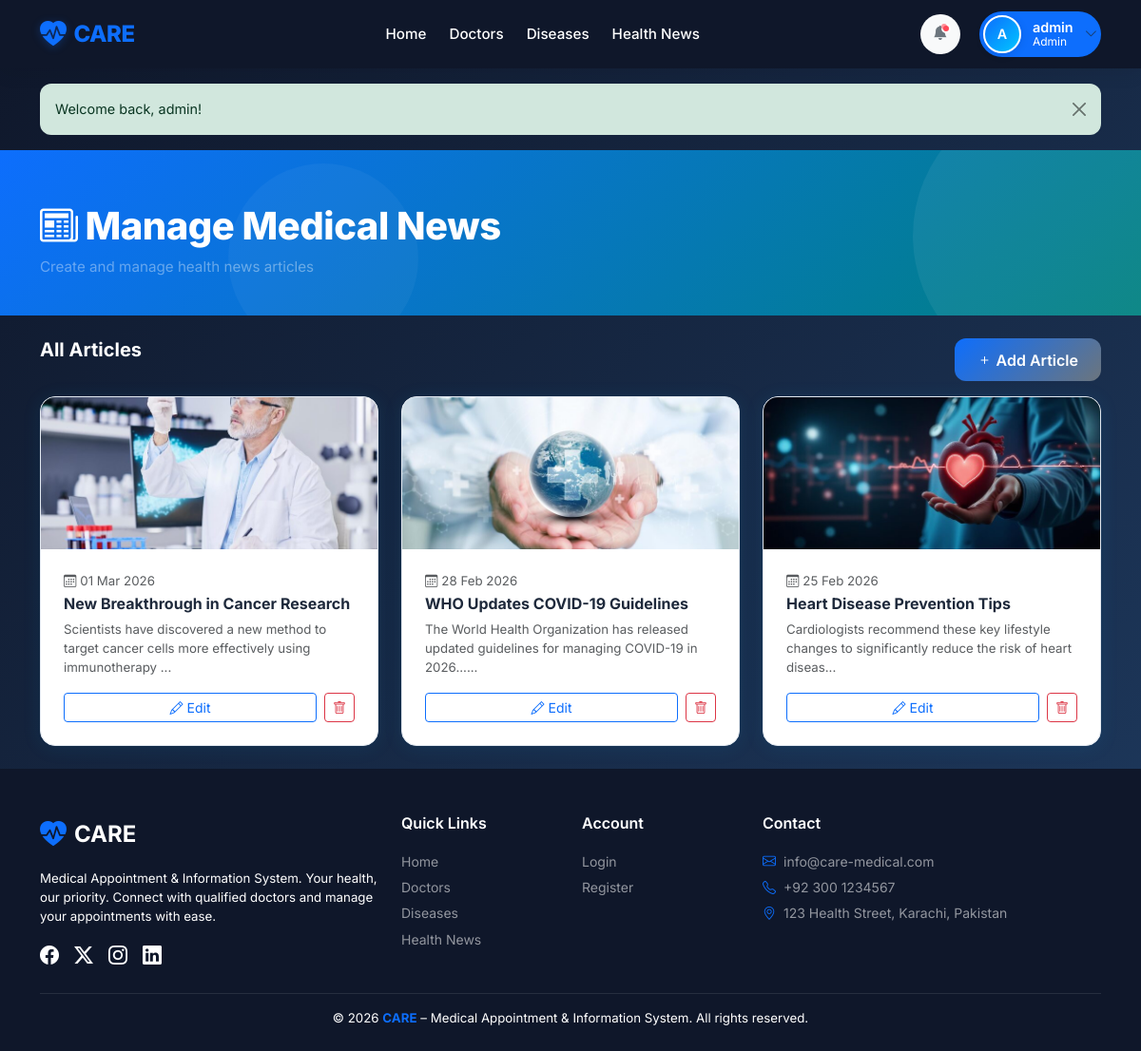
Screenshot of /admin/news.php (signed in) with the database file from the repository.
### tables this page shows
CREATE TABLE `medical_news` (
  `id` int(11) NOT NULL,
  `title` varchar(200) NOT NULL,
  `content` text NOT NULL,
  `image` varchar(255) DEFAULT NULL,
  `published_date` date DEFAULT NULL,
  `created_at` timestamp NOT NULL DEFAULT current_timestamp()
);

### admin/news.php (the view, shortened to what this page needs)
<?php
require_once '../config/db.php';
require_once '../includes/auth.php';
$news = $conn->query("SELECT * FROM medical_news ORDER BY created_at DESC");
include '../includes/header.php';
?>
<div class="page-hero">
    <div class="container">
        <h1><i class="bi bi-newspaper me-2 text-white"></i>Manage Medical News</h1>
        <p class="mb-0 opacity-75 text-white-50">Create and manage health news articles</p>
    </div>
</div>
<div class="container py-4">
    <div class="d-flex justify-content-between mb-3">
        <h5 class="fw-bold mb-0 text-white">All Articles</h5>
        <button class="btn btn-care" data-bs-toggle="modal" data-bs-target="#addNewsModal">
            <i class="bi bi-plus me-1"></i>Add Article
        </button>
    </div>
    <div class="row g-4">
        <?php while ($n = $news->fetch_assoc()): ?>
        <div class="col-md-6 col-xl-4">
            <div class="care-card h-100">
                <?php if ($n['image'] && file_exists("../uploads/news/".$n['image'])): ?>
                <img src="../uploads/news/<?= e($n['image']) ?>" class="card-img-top" style="height:160px;object-fit:cover;" alt="">
                <?php else: ?>
                <div class="d-flex align-items-center justify-content-center" style="height:140px;background:linear-gradient(135deg,var(--care-blue-light),var(--care-teal-light));">
                    <i class="bi bi-newspaper text-care" style="font-size:2.5rem;"></i>
                </div>
                <?php endif; ?>
                <div class="p-4">
                    <p class="text-muted small mb-1"><i class="bi bi-calendar3 me-1"></i><?= formatDate($n['published_date'] ?? $n['created_at']) ?></p>
                    <h6 class="fw-bold mb-2"><?= e($n['title']) ?></h6>
                    <p class="text-muted small mb-3"><?= e(substr($n['content'],0,100)) ?>...</p>
                    <div class="d-flex gap-2">
                        <button class="btn btn-outline-primary btn-sm flex-fill" data-bs-toggle="modal" data-bs-target="#editNews<?= $n['id'] ?>"><i class="bi bi-pencil me-1"></i>Edit</button>
                        <form method="POST" class="d-inline">
                            <button type="submit" class="btn btn-outline-danger btn-sm" data-confirm="Delete this article?"><i class="bi bi-trash"></i></button>
                        </form>
                    </div>
                </div>
            </div>
        </div>
        <?php endwhile; ?>
    </div>
</div>
<?php include '../includes/footer.php'; ?>

### assets/css/style.css (style rules this page uses)
:root { --care-primary: #0ea5e9; --care-secondary: #0284c7; --care-teal: #0d9488; --care-teal-light: #ccfbf1; --care-blue-light: #e0f2fe; --care-dark: #0f172a; --care-text: #1e293b; --care-muted: #6e748b; --care-border: #e2e8f0; --care-card-bg: #ffffff; --care-bg: #f0f9ff; --navbar-bg: #0f172a; --footer-bg: #0f172a; --shadow-sm: 0 1px 3px rgba(0, 0, 0, .08), 0 1px 2px rgba(0, 0, 0, .06); --shadow-md: 0 4px 6px -1px rgba(0, 0, 0, .1), 0 2px 4px -1px rgba(0, 0, 0, .06); --shadow-lg: 0 10px 15px -3px rgba(0, 0, 0, .1), 0 4px 6px -2px rgba(0, 0, 0, .05); --shadow-card: 0 2px 20px rgba(14, 165, 233, .10); --radius-sm: 0.5rem; --radius-md: 0.75rem; --radius-lg: 1rem; --radius-xl: 1.5rem; --transition: all 0.25s ease; }
*, *::before, *::after { box-sizing: border-box; }
html { scroll-behavior: smooth; }
body { font-family: 'Inter', system-ui, -apple-system, sans-serif; background: linear-gradient(135deg, #0f172a 0%, #1e3a5f 100%); color: var(--care-text); min-height: 100vh; display: flex; flex-direction: column; font-size: 0.95rem; }
.care-card { background: var(--care-card-bg); border: 1px solid var(--care-border); border-radius: var(--radius-lg); box-shadow: var(--shadow-card); transition: var(--transition); overflow: hidden; }
.btn-care { background: linear-gradient(135deg, var(--care-primary), var(--care-secondary)); color: #fff !important; border: none; border-radius: var(--radius-md); font-weight: 600; padding: 0.65rem 1.5rem; transition: var(--transition); }
.page-hero { background: linear-gradient(135deg, var(--care-primary), var(--care-teal)); color: #fff; padding: 3.5rem 0 2.5rem; position: relative; overflow: hidden; }
.page-hero::before { content: ''; position: absolute; top: -60px; right: -60px; width: 300px; height: 300px; border-radius: 50%; background: rgba(255, 255, 255, .06); }
.page-hero::after { content: ''; position: absolute; bottom: -40px; left: 20%; width: 200px; height: 200px; border-radius: 50%; background: rgba(255, 255, 255, .04); }
.page-hero .container { position: relative; z-index: 1; }
.page-hero h1 { font-weight: 800; letter-spacing: -0.5px; }

### assets/css/header.css (style rules this page uses)
:root { --care-primary: #0d6efd; --care-primary-dark: #0a58ca; --care-secondary: #6c757d; --care-teal: #008080; --care-teal-light: #e0f2f2; --care-blue-light: #f0f7ff; --care-white: #ffffff; --care-dark: #212529; --navbar-bg: #0f172a; --care-gray-100: #f8f9fa; --care-gray-200: #e9ecef; --care-shadow: 0 4px 20px rgba(0, 0, 0, 0.08); --care-transition: all 0.3s cubic-bezier(0.4, 0, 0.2, 1); }

### rows the page displays
medical_news: image (picture), published_date "01 Mar 2026", title "New Breakthrough in Cancer Research", content "Scientists have discovered a new method to target cancer cells more effectively using immunotherapy"
medical_news: image (picture), published_date "28 Feb 2026", title "WHO Updates COVID-19 Guidelines", content "The World Health Organization has released updated guidelines for managing COVID-19 in 2026..."
medical_news: image (picture), published_date "25 Feb 2026", title "Heart Disease Prevention Tips", content "Cardiologists recommend these key lifestyle changes to significantly reduce the risk of heart diseas"

### other values shown
$initial "A"
$username "admin"
$role "Admin"
$flash['message'] "Welcome back, admin!"
